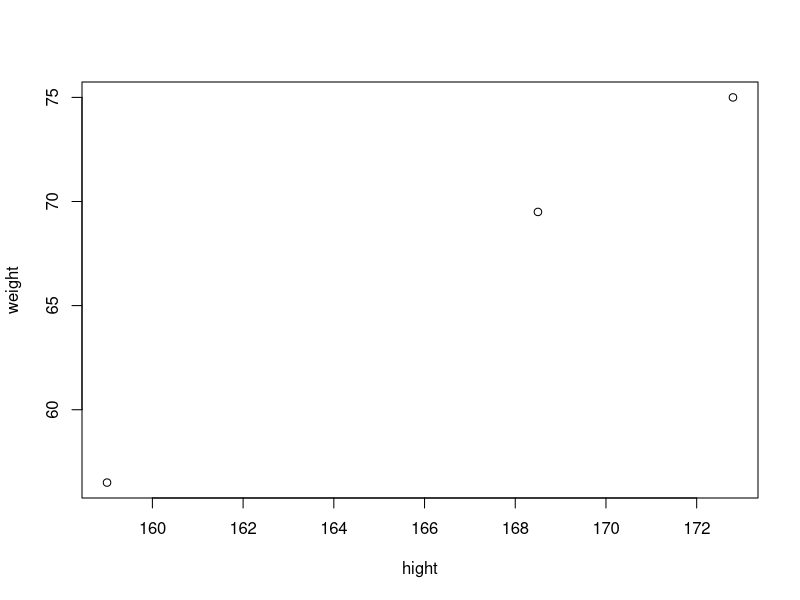
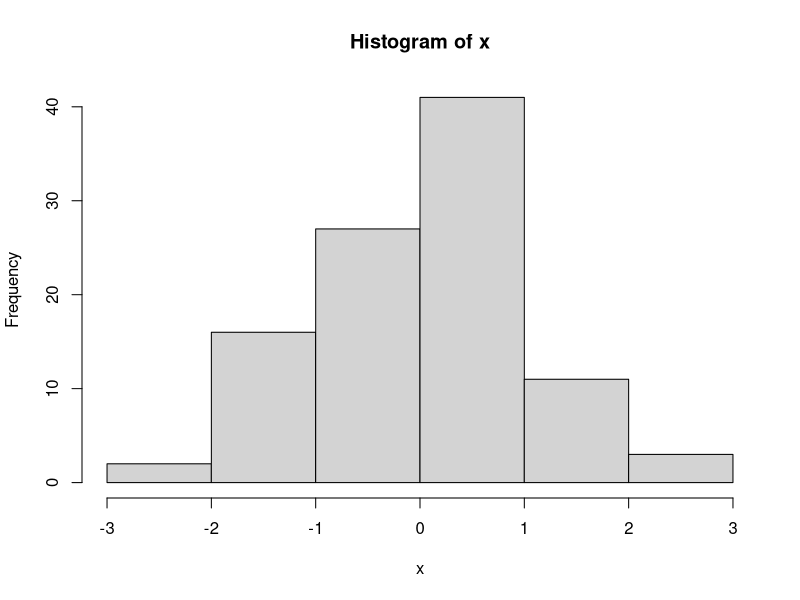
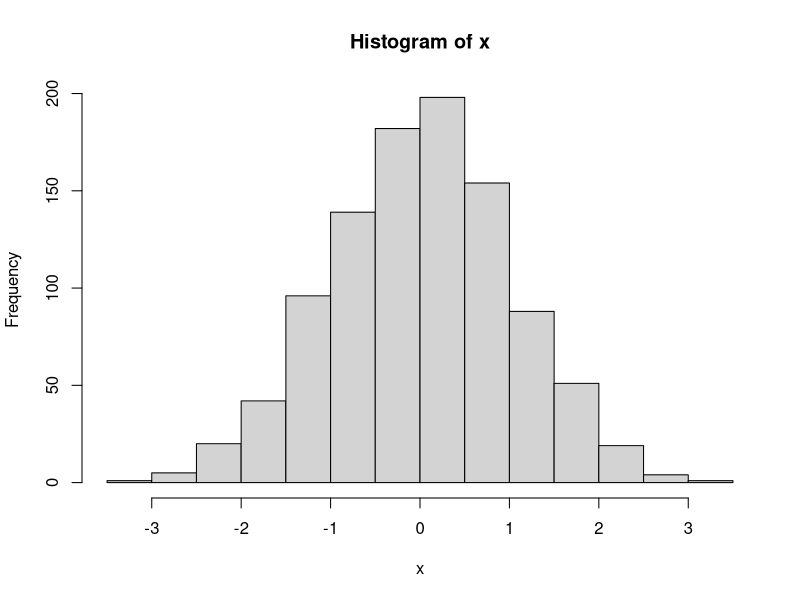
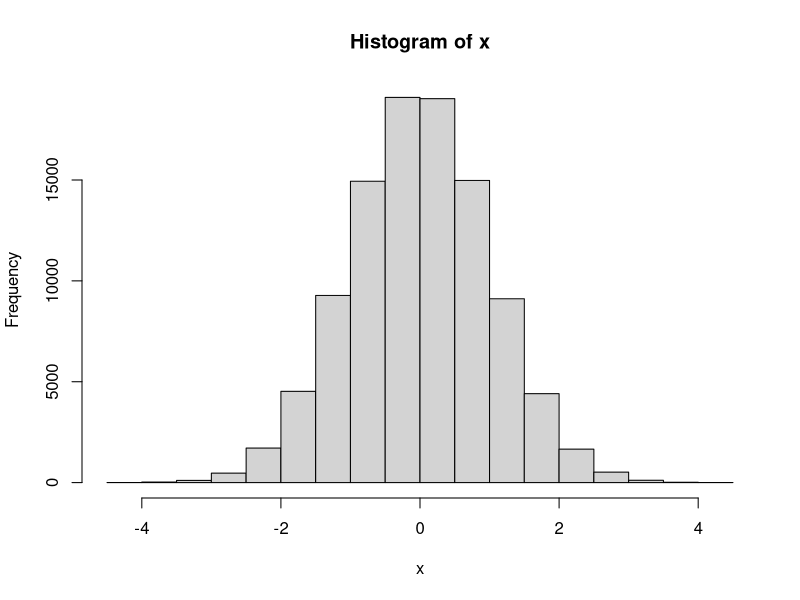
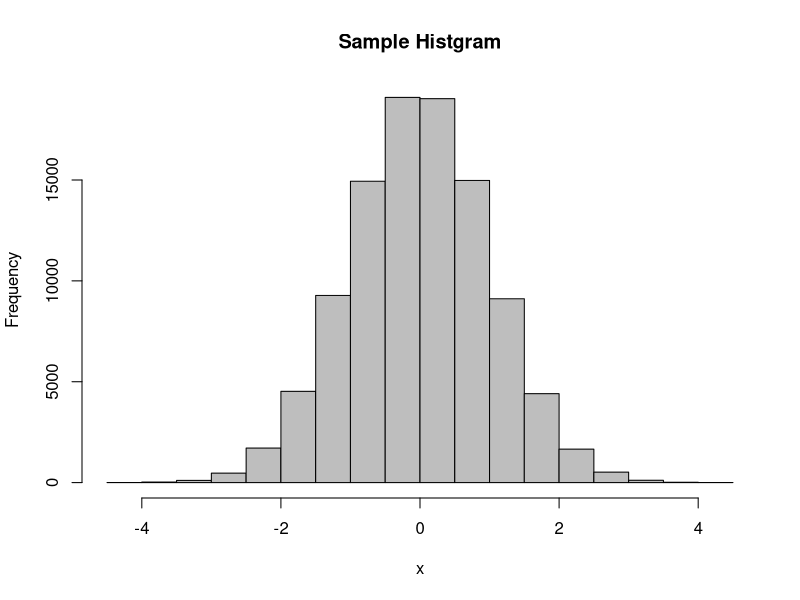
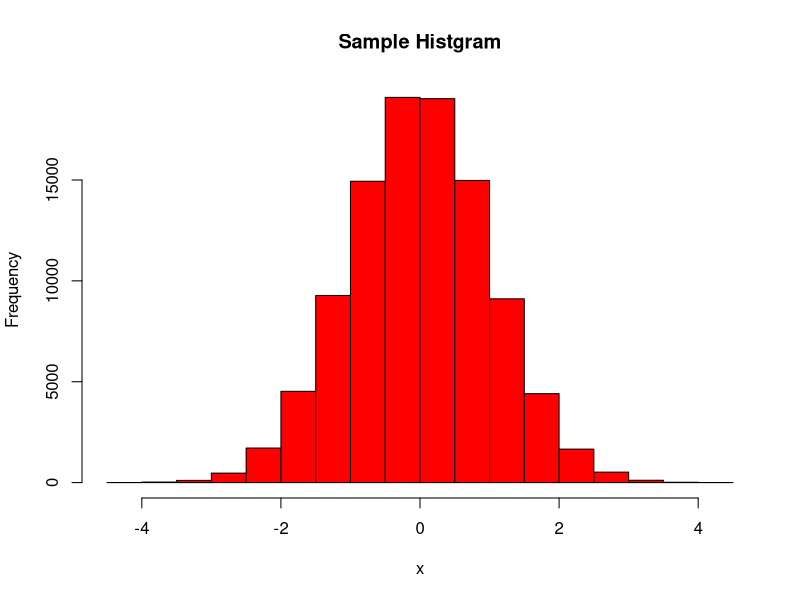

R code for these plots, in order:
x <- 5:70
mean(x)
x
x <- c(3.14, 2.718, 0.577)
x +10
x
x *10
x[1]
x[2:3]
sd(x)
hight <- c(168.5, 172.8, 159.0)
weight<- c(69.5,  75.0, 56.5)
plot(hight, weight)
weight/ (hight/100)^2
round(weight/ (hight/100)^2,1)

rep(7, 10)
rep(c(1,2),10)
rep(c(1:3),5)
rep(1:5, c(0, 2,4,5,3))

X <- data.frame(hight, weight)
X
row.names(X) <- c("Taro", "Jiro", "Sabro")
X
X$Sex <- c("M", "M", "F")
X
write.csv(X, "X.csv", quote = FALSE, row.names = FALSE)
x = rnorm(100)
hist(x)
x = rnorm(1000)
hist(x)
x = rnorm(100000)
hist(x)
hist(x, col = 'gray', main = "Sample Histgram")
hist(x, col = 'red', main = "Sample Histgram")
